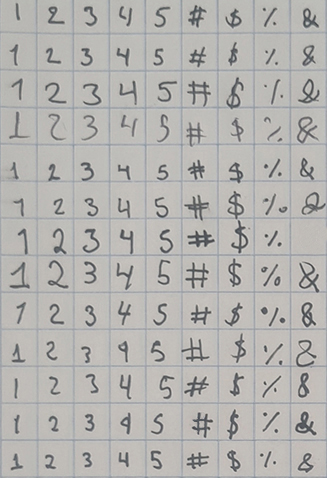
#> input picture assets/image 1.jpg, 327 x 478 px
$ jupyter execute main.ipynb
#> lines starting #> are read from the running program, lines starting #| are printed output that depends on the picture
[cell 1]
import cv2 as cv

[cell 2]
image_paths = ["assets/image 1.jpg", "assets/image 2.jpg"]
min_pixels = 2
border = 5
border_final = 1
expand_size = 1.5
width_min = 0
height_min = 0
images_saved_size = 32

digits = ['#', '$', '%', '&', '1', '2', '3', '4', '5']

[cell 3]
class Matrix:
    def __init__(self, col, row, img):
        self.x = col
        self.y = row
        self.img = img

        self.islands = []

    def dfs(self, i, j, visited):
        visited[i][j] = True
        self.islands[-1].append((i, j))

        for k in range(-1, 2):
            for l in range(-1, 2):
                if (k or l) and self.isSafe(i + k, j + l, visited):
                    self.dfs(i + k, j + l, visited)

    def find(self, i, j):
        return self.img[i, j] == 0

    def isSafe(self, i, j, visited) -> bool:
        row = 0 <= i < self.x
        col = 0 <= j < self.y
        return row and col and not visited[i][j] and self.find(i, j)

    def countIslands(self) -> int:
        visited = [[False for j in range(self.y)] for i in range(self.x)]

        count = 0

        for i in range(self.x):
            for j in range(self.y):
                if not visited[i][j] and self.find(i, j):
                    self.islands.append([])
                    self.dfs(i, j, visited)
                    count += 1

        return count

    def getIslands(self):
        self.islands = []
        self.countIslands()
        return list(filter(lambda item: len(item) > min_pixels, self.islands))

    def getIsland(self, i, j):
        for _island in list(filter(lambda item: len(item) > min_pixels, self.islands)):
            if (i, j) in _island:
                return _island
        raise Exception("island not found")

[cell 4]
def normalize(images):
    # x_min, x_max, y_min, y_max
    for index, i in enumerate(images):
        for j in images[index:]:
            if i != j and i[2] < j[3] and i[3] > j[2] and i[0] < j[1] and i[1] > j[0]:
                _x_min = i[0] if i[0] < j[0] else j[0]
                _x_max = i[1] if i[1] > j[1] else j[1]
                _y_min = i[2] if i[2] < j[2] else j[2]
                _y_max = i[3] if i[3] > j[3] else j[3]

                _width = _x_max - _x_min
                _height = _y_max - _y_min

                if max_width * expand_size > _width and max_height * expand_size > _height:
                    crop_images.remove(j)
                    crop_images[index] = (_x_min, _x_max, _y_min, _y_max)
                    return True
    return False

[cell 5]
import os
import shutil

images_path = "images/"
if os.path.exists(images_path):
    shutil.rmtree(images_path)
os.mkdir(images_path)

images_path_src = f"{images_path}/src/"
if os.path.exists(images_path_src):
    shutil.rmtree(images_path_src)
os.mkdir(images_path_src)
for digit in digits:
    os.mkdir(f"{images_path_src}{digit}/")

[cell 6]
umbral = [140, 130]

for index_, image_path in enumerate(image_paths):
    print("\nindex_", index_)
    print("image_path", image_path)

    img_color = cv.imread(image_path)
#> img_color is the input picture: shape (478, 327, 3); mean B, G, R 176.4, 179, 180.3
    img_src = cv.imread(image_path, 0)
#> img_src: shape (478, 327); min 54, max 216, mean 179.1

    img_gray = cv.cvtColor(img_color, cv.COLOR_BGR2GRAY)
    (thresh, img_bw) = cv.threshold(img_gray, umbral[index_], 255, cv.THRESH_BINARY)
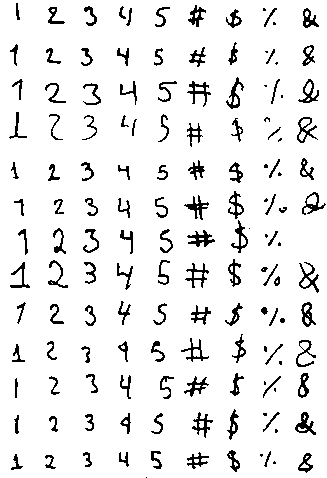
#> img_bw: shape (478, 327); 92.2% white; black in thin lines or dots
#> thresh = 140

    x, y = img_bw.shape[:2]
#> x = 478; y = 327
    print(f"image size: x:{x}, y:{y}")
#| image size: x:478, y:327

    matrix = Matrix(x, y, img_bw)
    islands = matrix.getIslands()
#> the loop in countIslands, `for i in range(self.x):` made 478 passes
    print(f"islands: {len(islands)}")
#| islands: 144

    crop_images = []
    max_width = 0
    max_height = 0

    for island in islands:
        x_max = max([t[0] for t in island]) + border
        x_min = min([t[0] for t in island]) - border
        y_max = max([t[1] for t in island]) + border
        y_min = min([t[1] for t in island]) - border

        x_max = x_max if x > x_max else x - 1
        x_min = x_min if x_min > 0 else 0
        y_max = y_max if y > y_max else y - 1
        y_min = y_min if y_min > 0 else 0

        width = x_max - x_min
        height = y_max - y_min

        if width > width_min and height > height_min:
            max_width = max_width if max_width > width else width
            max_height = max_height if max_height > height else height

            crop_images.append((x_min, x_max, y_min, y_max))
#> this loop made 144 passes
#> island on passes 22, 33: [(51, 265), (51, 266), (51, 267), (52, 266), (52, 267)], [(85, 264), (85, 265), (85, 266), (86, 265), (86, 266)]

    w = True
    while w:
        temp = crop_images
        w = normalize(temp)

    for x_min, x_max, y_min, y_max in crop_images:
        x_min += border
        y_min += border
        x_max -= border
        y_max -= border

        x_min = x_min if x_min > 0 else 0
        y_min = y_min if y_min > 0 else 0
        x_max = x_max if x > x_max else x - 1
        y_max = y_max if y > y_max else y - 1

        img_color = cv.rectangle(img_color, (y_min, x_min), (y_max, x_max), (0, 0, 255), 1)
        img_color = cv.putText(img_color, str(y_min), (y_min, x_max), cv.FONT_HERSHEY_SIMPLEX, 0.4, (0, 255, 255), 1, 2)

        crop_imag_temp = img_src[x_min - border_final:x_max + border_final, y_min - border_final:y_max + border_final]
        crop_imag_temp = cv.copyMakeBorder(crop_imag_temp, top=border_final, bottom=border_final, left=border_final,
                                           right=border_final, borderType=cv.BORDER_CONSTANT, value=255)

        temp_x, temp_y = crop_imag_temp.shape[:2]

        temp_border = abs(temp_x - temp_y)
        if temp_x > temp_y:
            top = 0
            bottom = 0
            left = temp_border // 2
            right = temp_border - temp_border // 2

        else:
            top = temp_border // 2
            bottom = temp_border - temp_border // 2
            left = 0
            right = 0

        square_img = cv.copyMakeBorder(crop_imag_temp, top=top, bottom=bottom, left=left, right=right,
                                       borderType=cv.BORDER_CONSTANT, value=255)

        (_, img_bw_) = cv.threshold(square_img, 140, 255, cv.THRESH_BINARY)

        digit = ""
        if index_ == 0:
            if y_min < 35:
                digit = "1"
            elif y_min < 70:
                digit = "2"
            elif y_min < 105:
                digit = "3"
            elif y_min < 140:
                digit = "4"
            elif y_min < 175:
                digit = "5"
            elif y_min < 210:
                digit = "#"
            elif y_min < 245:
                digit = "$"
            elif y_min < 280:
                digit = "%"
            else:
                digit = "&"
        elif index_ == 1:
            if y_min < 50:
                digit = "1"
            elif y_min < 100:
                digit = "2"
            elif y_min < 150:
                digit = "3"
            elif y_min < 200:
                digit = "4"
            elif y_min < 260:
                digit = "5"
            elif y_min < 310:
                digit = "#"
            elif y_min < 400:
                digit = "$"
            elif y_min < 450:
                digit = "%"
            else:
                digit = "&"

        img_resize = cv.resize(img_bw_, (32, 32))
        img_final = cv.bitwise_not(img_resize)

        cv.imwrite(
            f"{images_path_src}/{digit}/{str(x_min).rjust(4, '0')}{str(x_max).rjust(4, '0')}{str(y_min).rjust(4, '0')}{str(y_max).rjust(4, '0')}.jpg",
            img_final)
        print(
            f"{images_path_src}/{digit}/{str(x_min).rjust(4, '0')}{str(x_max).rjust(4, '0')}{str(y_min).rjust(4, '0')}{str(y_max).rjust(4, '0')}.jpg",
            end="\r")
#> this loop made 116 passes
#> (x_min, x_max, y_min, y_max) on passes 1 to 12: (0, 24, 11, 24), (0, 31, 183, 210), (1, 30, 79, 101), (1, 30, 114, 136), (2, 28, 43, 69), (2, 31, 150, 174), (3, 31, 258, 281), (3, 32, 298, 323), (4, 32, 221, 246), (37, 69, 223, 242), (39, 70, 5, 22), (40, 70, 297, 319)
#| images//src//1/0005001900160019.jpg
#| images//src//#/0005002601880205.jpg
#| images//src//3/0006002500840096.jpg
#| images//src//4/0006002501190131.jpg
#| images//src//2/0007002300480064.jpg
#| images//src//5/0007002601550169.jpg
#| images//src//%/0008002602630276.jpg
#| images//src//&/0008002703030318.jpg
#> (further printed lines are left out)
#> pass 1, `img_resize = cv.resize(img_bw_, (32, 32))`:
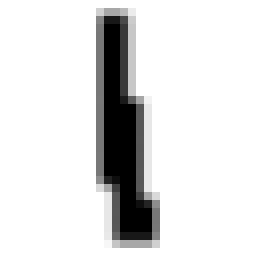
#> img_resize: shape (32, 32) (shown 8 times larger); min 0, max 255, mean 222.9
#> pass 1, `img_final = cv.bitwise_not(img_resize)`:
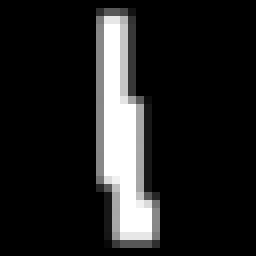
#> img_final: shape (32, 32) (shown 8 times larger); min 0, max 255, mean 32.1
#> after the loop:
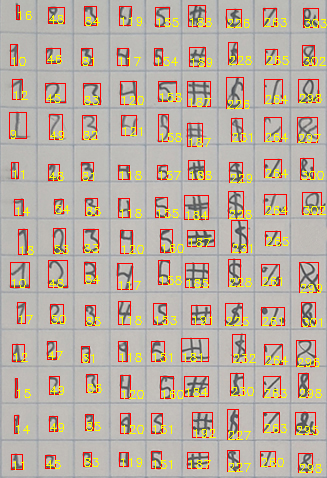
#> img_color: shape (478, 327, 3); mean B, G, R 162.5, 174.7, 187.2
#> after the loop:
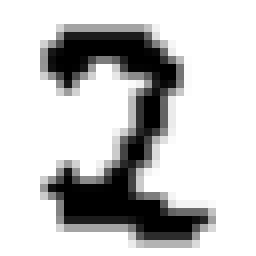
#> img_resize: shape (32, 32) (shown 8 times larger); min 0, max 255, mean 198.3

    cv.imwrite(f"detail {index_}.jpg", img_color)
    print(f"{len(crop_images)} images saved")
#| 116 images saved
#> pass 2 of the loop `for index_, image_path in enumerate(image_paths):`:
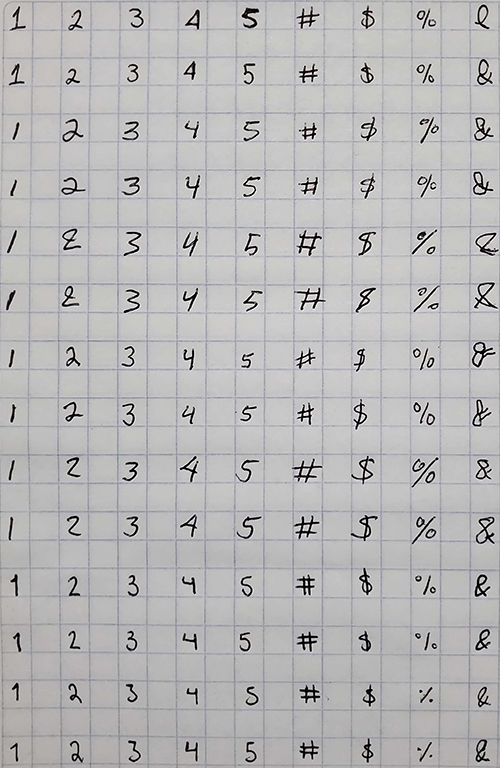
#> input picture assets/image 2.jpg, 500 x 768 px
#> img_color is the input picture: shape (768, 500, 3); mean B, G, R 183.7, 183.2, 183.8
#> img_src: shape (768, 500)
#> `(thresh, img_bw) = cv.threshold(img_gray, umbral[index_], 255, cv.THRE..`:
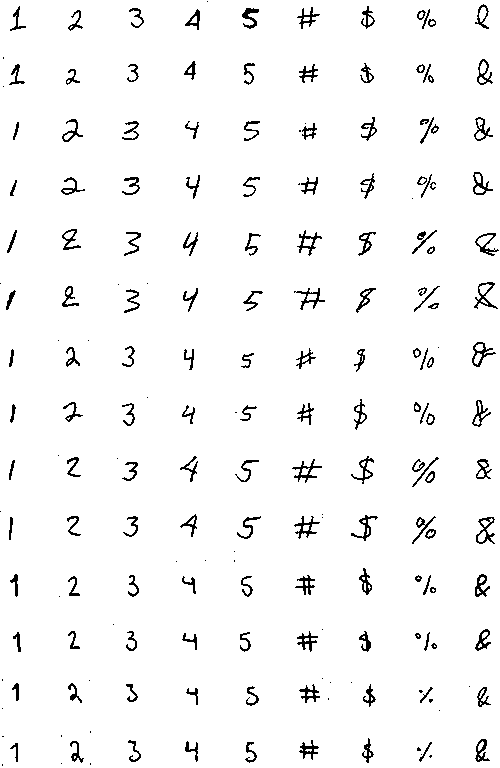
#> img_bw: shape (768, 500); 96.4% white; black in thin lines or dots
#| image size: x:768, y:500
#| islands: 155
#> the loop `for island in islands:` made 155 passes
#> island on passes 34, 46: [(130, 299), (130, 300), (131, 299), (131, 300)], [(183, 299), (184, 298), (184, 299)]
#> the loop `for x_min, x_max, y_min, y_max in crop_images:` made 126 passes
#> (x_min, x_max, y_min, y_max) on passes 1 to 8: (0, 33, 470, 493), (1, 35, 5, 30), (1, 33, 356, 379), (2, 33, 292, 324), (3, 32, 124, 148), (3, 33, 237, 263), (4, 34, 180, 204), (4, 33, 412, 440)
#> (printed output is left out)
#> after the loop `for x_min, x_max, y_min, y_max in crop_images:`:
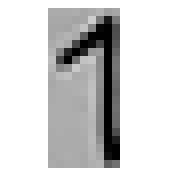
#> square_img: shape (22, 22) (shown 8 times larger); min 0, max 255, mean 209.7

[cell 7]
import shutil, os

images_path_rot = f"{images_path}/rot/"
if os.path.exists(images_path_rot):
    shutil.rmtree(images_path_rot)
os.mkdir(images_path_rot)
for digit in digits:
    os.mkdir(f"{images_path_rot}{digit}/")

[cell 8]
import os

rot_images = []

for root, sub_dirs, files in os.walk(images_path_src):
    for file in files:
        sub_dir = "".join(sub_dirs)
        path = f"{root}/{sub_dir}/{file}"

        img = cv.imread(path, 0)
        img = cv.resize(img, (32, 32))
        h, w = img.shape[:2]

        for i in range(-30, 31, 3):
            angle = i
            path = f"{images_path_rot}/{root.split('/')[-1]}/{str(angle).rjust(3, '0')}{file}"

            mw = cv.getRotationMatrix2D((h // 2, w // 2), angle, 1)
            img2 = cv.warpAffine(img, mw, (h, w), borderMode=cv.BORDER_CONSTANT, borderValue=(0, 0, 0))
            rot_images.append([path, img2])
#> pass 2 of the loop `for root, sub_dirs, files in os.walk(images_path_src):`:

for path, img in rot_images:
    cv.imwrite(path, img)
    print(f"{path}", end="\r")

print(f"\n{len(rot_images)} images saved")

[cell 9]
import shutil, os

images_path_per = f"{images_path}/per/"
if os.path.exists(images_path_per):
    shutil.rmtree(images_path_per)
os.mkdir(images_path_per)
for digit in digits:
    os.mkdir(f"{images_path_per}{digit}/")

[cell 10]
def get_per(h, w, l1, l2, l3, l4):
    return [[0 - (w / 2) * (l1 - 1), 0 - (h / 2) * (l4 - 1)],
            [w + (w / 2) * (l1 - 1), 0 - (h / 2) * (l2 - 1)],
            [w + (w / 2) * (l3 - 1), h + (h / 2) * (l2 - 1)],
            [0 - (w / 2) * (l3 - 1), h + (h / 2) * (l4 - 1)]]


import numpy as np

per_images = []

for root, sub_dirs, files in os.walk(images_path_rot):
    for file in files:
        sub_dir = "".join(sub_dirs)
        path = f"{root}/{sub_dir}/{file}"

        img = cv.imread(path, 0)
        x, y = img.shape[:2]

        _input = np.float32([[0, 0], [y, 0], [y, x], [0, x]])
        _outputs = [
            np.float32(get_per(x, y, 1, 1, 1, 1)),
            np.float32(get_per(x, y, 1.1, 1, 1, 1)),
            np.float32(get_per(x, y, 1, 1.1, 1, 1)),
            np.float32(get_per(x, y, 1, 1, 1.1, 1)),
            np.float32(get_per(x, y, 1, 1, 1, 2)),
            np.float32(get_per(x, y, 1.1, 1.1, 1, 1)),
            np.float32(get_per(x, y, 1, 1.1, 1.1, 1)),
            np.float32(get_per(x, y, 1, 1, 1.1, 2)),
            np.float32(get_per(x, y, 1.1, 1, 1, 2)),
        ]

        for i, _output in enumerate(_outputs):
            transform = cv.getPerspectiveTransform(_input, _output)
            path = f"{images_path_per}/{root.split('/')[-1]}/{str(i).rjust(2, '0')}{file}"

            # (thresh, img) = cv.threshold(img, 105, 255, cv.THRESH_BINARY)
            perspective = cv.warpPerspective(img, transform, (x, y), cv.INTER_LINEAR, borderMode=cv.BORDER_CONSTANT,
                                             borderValue=(0, 0, 0))
            per_images.append([path, perspective])
#> pass 2 of the loop `for root, sub_dirs, files in os.walk(images_path_rot):`:

for path, img in per_images:
    cv.imwrite(path, img)
    print(f"{path}", end="\r")

print(f"\n{len(per_images)} images saved")
print(f"\n{len(per_images) // len(digits)} images saved per digit")
